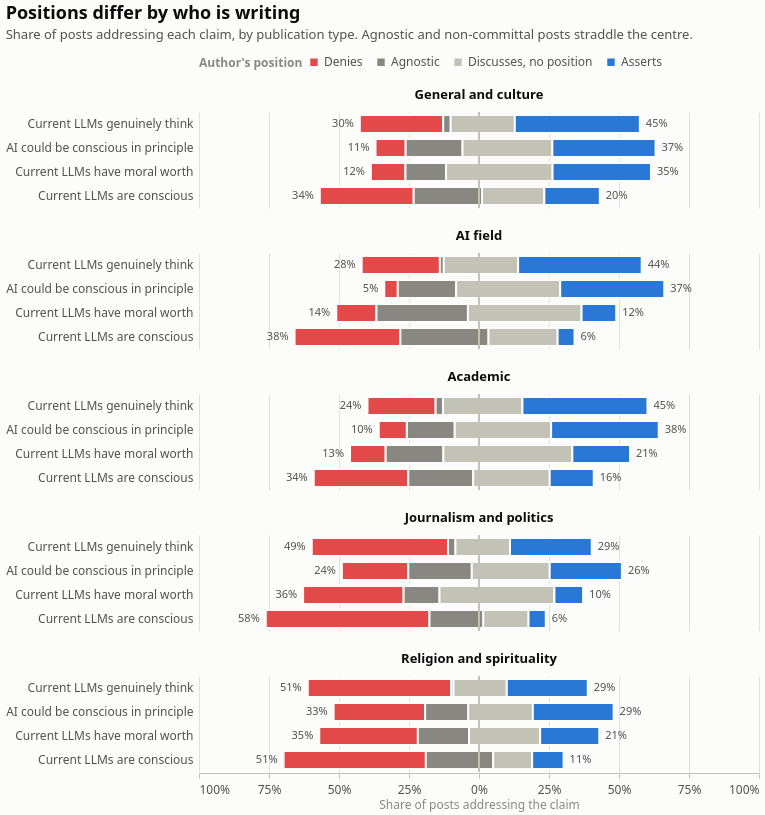

Write the Vega-Lite specification saved for this chart.
### Vega-Lite specification from a JSON file in a GitHub repository (floating-point values rounded to 4 significant figures)
{"$schema": "https://vega.github.io/schema/vega-lite/v6.4.1.json", "columns": 1, "config": {"axis": {"domainColor": "#c3c2b7", "gridColor": "#e1e0d9", "gridWidth": 1, "labelColor": "#52514e", "labelFont": "system-ui, -apple-system, 'Segoe UI', sans-serif", "labelFontSize": 12, "labelPadding": 6, "tickColor": "#c3c2b7", "titleColor": "#898781", "titleFont": "system-ui, -apple-system, 'Segoe UI', sans-serif", "titleFontSize": 12, "titleFontWeight": 400}, "axisX": {"grid": false}, "axisY": {"domain": false, "ticks": false}, "background": "#fcfcfb", "bar": {"cornerRadiusEnd": 4}, "font": "system-ui, -apple-system, 'Segoe UI', sans-serif", "header": {"labelColor": "#0b0b0b", "labelFont": "system-ui, -apple-system, 'Segoe UI', sans-serif", "labelFontSize": 13, "labelFontWeight": 600, "titleColor": "#898781", "titleFont": "system-ui, -apple-system, 'Segoe UI', sans-serif"}, "legend": {"direction": "horizontal", "labelColor": "#52514e", "labelFont": "system-ui, -apple-system, 'Segoe UI', sans-serif", "labelFontSize": 12, "orient": "top", "symbolSize": 80, "symbolType": "square", "titleColor": "#898781", "titleFont": "system-ui, -apple-system, 'Segoe UI', sans-serif", "titleFontSize": 12, "titleOrient": "left"}, "line": {"strokeCap": "round", "strokeJoin": "round", "strokeWidth": 2}, "point": {"filled": true, "size": 64}, "range": {"category": ["#2a78d6", "#eb6834", "#1baf7a", "#eda100", "#e87ba4", "#008300", "#4a3aa7", "#e34948"]}, "text": {"color": "#52514e", "font": "system-ui, -apple-system, 'Segoe UI', sans-serif", "fontSize": 12}, "title": {"anchor": "start", "color": "#0b0b0b", "font": "system-ui, -apple-system, 'Segoe UI', sans-serif", "fontSize": 18, "fontWeight": 600, "offset": 14, "subtitleColor": "#52514e", "subtitleFontSize": 13, "subtitlePadding": 6}, "view": {"stroke": null}}, "data": {"name": "data-f378e1bee710d718aa71ac069434a884"}, "datasets": {"data-f378e1bee710d718aa71ac069434a884": [{"addressing": 388, "asserts_share": 0.1572, "count": 131, "denies_share": 0.3376, "facet": "Academic", "item": "Current LLMs are conscious", "n": 388, "option": "denies", "share": 0.3376, "x0": -0.5902, "x1": -0.2526}, {"addressing": 388, "asserts_share": 0.1572, "count": 90, "denies_share": 0.3376, "facet": "Academic", "item": "Current LLMs are conscious", "n": 388, "option": "agnostic", "share": 0.232, "x0": -0.2526, "x1": -0.02062}, {"addressing": 388, "asserts_share": 0.1572, "count": 106, "denies_share": 0.3376, "facet": "Academic", "item": "Current LLMs are conscious", "n": 388, "option": "discusses", "share": 0.2732, "x0": -0.02062, "x1": 0.2526}, {"addressing": 388, "asserts_share": 0.1572, "count": 61, "denies_share": 0.3376, "facet": "Academic", "item": "Current LLMs are conscious", "n": 388, "option": "asserts", "share": 0.1572, "x0": 0.2526, "x1": 0.4098}, {"addressing": 398, "asserts_share": 0.3844, "count": 40, "denies_share": 0.1005, "facet": "Academic", "item": "AI could be conscious in principle", "n": 398, "option": "denies", "share": 0.1005, "x0": -0.358, "x1": -0.2575}, {"addressing": 398, "asserts_share": 0.3844, "count": 68, "denies_share": 0.1005, "facet": "Academic", "item": "AI could be conscious in principle", "n": 398, "option": "agnostic", "share": 0.1709, "x0": -0.2575, "x1": -0.08668}, {"addressing": 398, "asserts_share": 0.3844, "count": 137, "denies_share": 0.1005, "facet": "Academic", "item": "AI could be conscious in principle", "n": 398, "option": "discusses", "share": 0.3442, "x0": -0.08668, "x1": 0.2575}, {"addressing": 398, "asserts_share": 0.3844, "count": 153, "denies_share": 0.1005, "facet": "Academic", "item": "AI could be conscious in principle", "n": 398, "option": "asserts", "share": 0.3844, "x0": 0.2575, "x1": 0.642}, {"addressing": 300, "asserts_share": 0.4467, "count": 73, "denies_share": 0.2433, "facet": "Academic", "item": "Current LLMs genuinely think", "n": 300, "option": "denies", "share": 0.2433, "x0": -0.3983, "x1": -0.155}, {"addressing": 300, "asserts_share": 0.4467, "count": 8, "denies_share": 0.2433, "facet": "Academic", "item": "Current LLMs genuinely think", "n": 300, "option": "agnostic", "share": 0.02667, "x0": -0.155, "x1": -0.1283}, {"addressing": 300, "asserts_share": 0.4467, "count": 85, "denies_share": 0.2433, "facet": "Academic", "item": "Current LLMs genuinely think", "n": 300, "option": "discusses", "share": 0.2833, "x0": -0.1283, "x1": 0.155}, {"addressing": 300, "asserts_share": 0.4467, "count": 134, "denies_share": 0.2433, "facet": "Academic", "item": "Current LLMs genuinely think", "n": 300, "option": "asserts", "share": 0.4467, "x0": 0.155, "x1": 0.6017}, {"addressing": 165, "asserts_share": 0.2061, "count": 21, "denies_share": 0.1273, "facet": "Academic", "item": "Current LLMs have moral worth", "n": 165, "option": "denies", "share": 0.1273, "x0": -0.4606, "x1": -0.3333}, {"addressing": 165, "asserts_share": 0.2061, "count": 34, "denies_share": 0.1273, "facet": "Academic", "item": "Current LLMs have moral worth", "n": 165, "option": "agnostic", "share": 0.2061, "x0": -0.3333, "x1": -0.1273}, {"addressing": 165, "asserts_share": 0.2061, "count": 76, "denies_share": 0.1273, "facet": "Academic", "item": "Current LLMs have moral worth", "n": 165, "option": "discusses", "share": 0.4606, "x0": -0.1273, "x1": 0.3333}, {"addressing": 165, "asserts_share": 0.2061, "count": 34, "denies_share": 0.1273, "facet": "Academic", "item": "Current LLMs have moral worth", "n": 165, "option": "asserts", "share": 0.2061, "x0": 0.3333, "x1": 0.5394}, {"addressing": 397, "asserts_share": 0.06045, "count": 150, "denies_share": 0.3778, "facet": "AI field", "item": "Current LLMs are conscious", "n": 397, "option": "denies", "share": 0.3778, "x0": -0.6587, "x1": -0.2809}, {"addressing": 397, "asserts_share": 0.06045, "count": 125, "denies_share": 0.3778, "facet": "AI field", "item": "Current LLMs are conscious", "n": 397, "option": "agnostic", "share": 0.3149, "x0": -0.2809, "x1": 0.03401}, {"addressing": 397, "asserts_share": 0.06045, "count": 98, "denies_share": 0.3778, "facet": "AI field", "item": "Current LLMs are conscious", "n": 397, "option": "discusses", "share": 0.2469, "x0": 0.03401, "x1": 0.2809}, {"addressing": 397, "asserts_share": 0.06045, "count": 24, "denies_share": 0.3778, "facet": "AI field", "item": "Current LLMs are conscious", "n": 397, "option": "asserts", "share": 0.06045, "x0": 0.2809, "x1": 0.3413}, {"addressing": 269, "asserts_share": 0.3717, "count": 13, "denies_share": 0.04833, "facet": "AI field", "item": "AI could be conscious in principle", "n": 269, "option": "denies", "share": 0.04833, "x0": -0.3383, "x1": -0.29}, {"addressing": 269, "asserts_share": 0.3717, "count": 56, "denies_share": 0.04833, "facet": "AI field", "item": "AI could be conscious in principle", "n": 269, "option": "agnostic", "share": 0.2082, "x0": -0.29, "x1": -0.08178}, {"addressing": 269, "asserts_share": 0.3717, "count": 100, "denies_share": 0.04833, "facet": "AI field", "item": "AI could be conscious in principle", "n": 269, "option": "discusses", "share": 0.3717, "x0": -0.08178, "x1": 0.29}, {"addressing": 269, "asserts_share": 0.3717, "count": 100, "denies_share": 0.04833, "facet": "AI field", "item": "AI could be conscious in principle", "n": 269, "option": "asserts", "share": 0.3717, "x0": 0.29, "x1": 0.6617}, {"addressing": 358, "asserts_share": 0.4413, "count": 100, "denies_share": 0.2793, "facet": "AI field", "item": "Current LLMs genuinely think", "n": 358, "option": "denies", "share": 0.2793, "x0": -0.419, "x1": -0.1397}, {"addressing": 358, "asserts_share": 0.4413, "count": 5, "denies_share": 0.2793, "facet": "AI field", "item": "Current LLMs genuinely think", "n": 358, "option": "agnostic", "share": 0.01397, "x0": -0.1397, "x1": -0.1257}, {"addressing": 358, "asserts_share": 0.4413, "count": 95, "denies_share": 0.2793, "facet": "AI field", "item": "Current LLMs genuinely think", "n": 358, "option": "discusses", "share": 0.2654, "x0": -0.1257, "x1": 0.1397}, {"addressing": 358, "asserts_share": 0.4413, "count": 158, "denies_share": 0.2793, "facet": "AI field", "item": "Current LLMs genuinely think", "n": 358, "option": "asserts", "share": 0.4413, "x0": 0.1397, "x1": 0.581}, {"addressing": 202, "asserts_share": 0.1238, "count": 29, "denies_share": 0.1436, "facet": "AI field", "item": "Current LLMs have moral worth", "n": 202, "option": "denies", "share": 0.1436, "x0": -0.5099, "x1": -0.3663}, {"addressing": 202, "asserts_share": 0.1238, "count": 66, "denies_share": 0.1436, "facet": "AI field", "item": "Current LLMs have moral worth", "n": 202, "option": "agnostic", "share": 0.3267, "x0": -0.3663, "x1": -0.0396}, {"addressing": 202, "asserts_share": 0.1238, "count": 82, "denies_share": 0.1436, "facet": "AI field", "item": "Current LLMs have moral worth", "n": 202, "option": "discusses", "share": 0.4059, "x0": -0.0396, "x1": 0.3663}, {"addressing": 202, "asserts_share": 0.1238, "count": 25, "denies_share": 0.1436, "facet": "AI field", "item": "Current LLMs have moral worth", "n": 202, "option": "asserts", "share": 0.1238, "x0": 0.3663, "x1": 0.4901}, {"addressing": 701, "asserts_share": 0.1983, "count": 235, "denies_share": 0.3352, "facet": "General and culture", "item": "Current LLMs are conscious", "n": 701, "option": "denies", "share": 0.3352, "x0": -0.5685, "x1": -0.2332}, {"addressing": 701, "asserts_share": 0.1983, "count": 171, "denies_share": 0.3352, "facet": "General and culture", "item": "Current LLMs are conscious", "n": 701, "option": "agnostic", "share": 0.2439, "x0": -0.2332, "x1": 0.0107}, {"addressing": 701, "asserts_share": 0.1983, "count": 156, "denies_share": 0.3352, "facet": "General and culture", "item": "Current LLMs are conscious", "n": 701, "option": "discusses", "share": 0.2225, "x0": 0.0107, "x1": 0.2332}, {"addressing": 701, "asserts_share": 0.1983, "count": 139, "denies_share": 0.3352, "facet": "General and culture", "item": "Current LLMs are conscious", "n": 701, "option": "asserts", "share": 0.1983, "x0": 0.2332, "x1": 0.4315}, {"addressing": 502, "asserts_share": 0.3685, "count": 54, "denies_share": 0.1076, "facet": "General and culture", "item": "AI could be conscious in principle", "n": 502, "option": "denies", "share": 0.1076, "x0": -0.3695, "x1": -0.262}, {"addressing": 502, "asserts_share": 0.3685, "count": 102, "denies_share": 0.1076, "facet": "General and culture", "item": "AI could be conscious in principle", "n": 502, "option": "agnostic", "share": 0.2032, "x0": -0.262, "x1": -0.05876}, {"addressing": 502, "asserts_share": 0.3685, "count": 161, "denies_share": 0.1076, "facet": "General and culture", "item": "AI could be conscious in principle", "n": 502, "option": "discusses", "share": 0.3207, "x0": -0.05876, "x1": 0.262}, {"addressing": 502, "asserts_share": 0.3685, "count": 185, "denies_share": 0.1076, "facet": "General and culture", "item": "AI could be conscious in principle", "n": 502, "option": "asserts", "share": 0.3685, "x0": 0.262, "x1": 0.6305}, {"addressing": 524, "asserts_share": 0.4466, "count": 156, "denies_share": 0.2977, "facet": "General and culture", "item": "Current LLMs genuinely think", "n": 524, "option": "denies", "share": 0.2977, "x0": -0.4256, "x1": -0.1279}, {"addressing": 524, "asserts_share": 0.4466, "count": 14, "denies_share": 0.2977, "facet": "General and culture", "item": "Current LLMs genuinely think", "n": 524, "option": "agnostic", "share": 0.02672, "x0": -0.1279, "x1": -0.1011}, {"addressing": 524, "asserts_share": 0.4466, "count": 120, "denies_share": 0.2977, "facet": "General and culture", "item": "Current LLMs genuinely think", "n": 524, "option": "discusses", "share": 0.229, "x0": -0.1011, "x1": 0.1279}, {"addressing": 524, "asserts_share": 0.4466, "count": 234, "denies_share": 0.2977, "facet": "General and culture", "item": "Current LLMs genuinely think", "n": 524, "option": "asserts", "share": 0.4466, "x0": 0.1279, "x1": 0.5744}, {"addressing": 276, "asserts_share": 0.3514, "count": 34, "denies_share": 0.1232, "facet": "General and culture", "item": "Current LLMs have moral worth", "n": 276, "option": "denies", "share": 0.1232, "x0": -0.3859, "x1": -0.2627}, {"addressing": 276, "asserts_share": 0.3514, "count": 40, "denies_share": 0.1232, "facet": "General and culture", "item": "Current LLMs have moral worth", "n": 276, "option": "agnostic", "share": 0.1449, "x0": -0.2627, "x1": -0.1178}, {"addressing": 276, "asserts_share": 0.3514, "count": 105, "denies_share": 0.1232, "facet": "General and culture", "item": "Current LLMs have moral worth", "n": 276, "option": "discusses", "share": 0.3804, "x0": -0.1178, "x1": 0.2627}, {"addressing": 276, "asserts_share": 0.3514, "count": 97, "denies_share": 0.1232, "facet": "General and culture", "item": "Current LLMs have moral worth", "n": 276, "option": "asserts", "share": 0.3514, "x0": 0.2627, "x1": 0.6141}, {"addressing": 130, "asserts_share": 0.06154, "count": 76, "denies_share": 0.5846, "facet": "Journalism and politics", "item": "Current LLMs are conscious", "n": 130, "option": "denies", "share": 0.5846, "x0": -0.7615, "x1": -0.1769}, {"addressing": 130, "asserts_share": 0.06154, "count": 25, "denies_share": 0.5846, "facet": "Journalism and politics", "item": "Current LLMs are conscious", "n": 130, "option": "agnostic", "share": 0.1923, "x0": -0.1769, "x1": 0.01538}, {"addressing": 130, "asserts_share": 0.06154, "count": 21, "denies_share": 0.5846, "facet": "Journalism and politics", "item": "Current LLMs are conscious", "n": 130, "option": "discusses", "share": 0.1615, "x0": 0.01538, "x1": 0.1769}, {"addressing": 130, "asserts_share": 0.06154, "count": 8, "denies_share": 0.5846, "facet": "Journalism and politics", "item": "Current LLMs are conscious", "n": 130, "option": "asserts", "share": 0.06154, "x0": 0.1769, "x1": 0.2385}, {"addressing": 97, "asserts_share": 0.2577, "count": 23, "denies_share": 0.2371, "facet": "Journalism and politics", "item": "AI could be conscious in principle", "n": 97, "option": "denies", "share": 0.2371, "x0": -0.4897, "x1": -0.2526}, {"addressing": 97, "asserts_share": 0.2577, "count": 22, "denies_share": 0.2371, "facet": "Journalism and politics", "item": "AI could be conscious in principle", "n": 97, "option": "agnostic", "share": 0.2268, "x0": -0.2526, "x1": -0.02577}, {"addressing": 97, "asserts_share": 0.2577, "count": 27, "denies_share": 0.2371, "facet": "Journalism and politics", "item": "AI could be conscious in principle", "n": 97, "option": "discusses", "share": 0.2784, "x0": -0.02577, "x1": 0.2526}, {"addressing": 97, "asserts_share": 0.2577, "count": 25, "denies_share": 0.2371, "facet": "Journalism and politics", "item": "AI could be conscious in principle", "n": 97, "option": "asserts", "share": 0.2577, "x0": 0.2526, "x1": 0.5103}, {"addressing": 113, "asserts_share": 0.292, "count": 55, "denies_share": 0.4867, "facet": "Journalism and politics", "item": "Current LLMs genuinely think", "n": 113, "option": "denies", "share": 0.4867, "x0": -0.5973, "x1": -0.1106}, {"addressing": 113, "asserts_share": 0.292, "count": 3, "denies_share": 0.4867, "facet": "Journalism and politics", "item": "Current LLMs genuinely think", "n": 113, "option": "agnostic", "share": 0.02655, "x0": -0.1106, "x1": -0.08407}, {"addressing": 113, "asserts_share": 0.292, "count": 22, "denies_share": 0.4867, "facet": "Journalism and politics", "item": "Current LLMs genuinely think", "n": 113, "option": "discusses", "share": 0.1947, "x0": -0.08407, "x1": 0.1106}, {"addressing": 113, "asserts_share": 0.292, "count": 33, "denies_share": 0.4867, "facet": "Journalism and politics", "item": "Current LLMs genuinely think", "n": 113, "option": "asserts", "share": 0.292, "x0": 0.1106, "x1": 0.4027}, {"addressing": 39, "asserts_share": 0.1026, "count": 14, "denies_share": 0.359, "facet": "Journalism and politics", "item": "Current LLMs have moral worth", "n": 39, "option": "denies", "share": 0.359, "x0": -0.6282, "x1": -0.2692}, {"addressing": 39, "asserts_share": 0.1026, "count": 5, "denies_share": 0.359, "facet": "Journalism and politics", "item": "Current LLMs have moral worth", "n": 39, "option": "agnostic", "share": 0.1282, "x0": -0.2692, "x1": -0.141}, {"addressing": 39, "asserts_share": 0.1026, "count": 16, "denies_share": 0.359, "facet": "Journalism and politics", "item": "Current LLMs have moral worth", "n": 39, "option": "discusses", "share": 0.4103, "x0": -0.141, "x1": 0.2692}, {"addressing": 39, "asserts_share": 0.1026, "count": 4, "denies_share": 0.359, "facet": "Journalism and politics", "item": "Current LLMs have moral worth", "n": 39, "option": "asserts", "share": 0.1026, "x0": 0.2692, "x1": 0.3718}, {"addressing": 187, "asserts_share": 0.1123, "count": 95, "denies_share": 0.508, "facet": "Religion and spirituality", "item": "Current LLMs are conscious", "n": 187, "option": "denies", "share": 0.508, "x0": -0.6979, "x1": -0.1898}, {"addressing": 187, "asserts_share": 0.1123, "count": 45, "denies_share": 0.508, "facet": "Religion and spirituality", "item": "Current LLMs are conscious", "n": 187, "option": "agnostic", "share": 0.2406, "x0": -0.1898, "x1": 0.0508}, {"addressing": 187, "asserts_share": 0.1123, "count": 26, "denies_share": 0.508, "facet": "Religion and spirituality", "item": "Current LLMs are conscious", "n": 187, "option": "discusses", "share": 0.139, "x0": 0.0508, "x1": 0.1898}, {"addressing": 187, "asserts_share": 0.1123, "count": 21, "denies_share": 0.508, "facet": "Religion and spirituality", "item": "Current LLMs are conscious", "n": 187, "option": "asserts", "share": 0.1123, "x0": 0.1898, "x1": 0.3021}, {"addressing": 156, "asserts_share": 0.2885, "count": 51, "denies_share": 0.3269, "facet": "Religion and spirituality", "item": "AI could be conscious in principle", "n": 156, "option": "denies", "share": 0.3269, "x0": -0.5192, "x1": -0.1923}, {"addressing": 156, "asserts_share": 0.2885, "count": 24, "denies_share": 0.3269, "facet": "Religion and spirituality", "item": "AI could be conscious in principle", "n": 156, "option": "agnostic", "share": 0.1538, "x0": -0.1923, "x1": -0.03846}, {"addressing": 156, "asserts_share": 0.2885, "count": 36, "denies_share": 0.3269, "facet": "Religion and spirituality", "item": "AI could be conscious in principle", "n": 156, "option": "discusses", "share": 0.2308, "x0": -0.03846, "x1": 0.1923}, {"addressing": 156, "asserts_share": 0.2885, "count": 45, "denies_share": 0.3269, "facet": "Religion and spirituality", "item": "AI could be conscious in principle", "n": 156, "option": "asserts", "share": 0.2885, "x0": 0.1923, "x1": 0.4808}, {"addressing": 121, "asserts_share": 0.2893, "count": 62, "denies_share": 0.5124, "facet": "Religion and spirituality", "item": "Current LLMs genuinely think", "n": 121, "option": "denies", "share": 0.5124, "x0": -0.6116, "x1": -0.09917}, {"addressing": 121, "asserts_share": 0.2893, "count": 1, "denies_share": 0.5124, "facet": "Religion and spirituality", "item": "Current LLMs genuinely think", "n": 121, "option": "agnostic", "share": 0.008264, "x0": -0.09917, "x1": -0.09091}, {"addressing": 121, "asserts_share": 0.2893, "count": 23, "denies_share": 0.5124, "facet": "Religion and spirituality", "item": "Current LLMs genuinely think", "n": 121, "option": "discusses", "share": 0.1901, "x0": -0.09091, "x1": 0.09917}, {"addressing": 121, "asserts_share": 0.2893, "count": 35, "denies_share": 0.5124, "facet": "Religion and spirituality", "item": "Current LLMs genuinely think", "n": 121, "option": "asserts", "share": 0.2893, "x0": 0.09917, "x1": 0.3884}, {"addressing": 71, "asserts_share": 0.2113, "count": 25, "denies_share": 0.3521, "facet": "Religion and spirituality", "item": "Current LLMs have moral worth", "n": 71, "option": "denies", "share": 0.3521, "x0": -0.5704, "x1": -0.2183}, {"addressing": 71, "asserts_share": 0.2113, "count": 13, "denies_share": 0.3521, "facet": "Religion and spirituality", "item": "Current LLMs have moral worth", "n": 71, "option": "agnostic", "share": 0.1831, "x0": -0.2183, "x1": -0.03521}, {"addressing": 71, "asserts_share": 0.2113, "count": 18, "denies_share": 0.3521, "facet": "Religion and spirituality", "item": "Current LLMs have moral worth", "n": 71, "option": "discusses", "share": 0.2535, "x0": -0.03521, "x1": 0.2183}, {"addressing": 71, "asserts_share": 0.2113, "count": 15, "denies_share": 0.3521, "facet": "Religion and spirituality", "item": "Current LLMs have moral worth", "n": 71, "option": "asserts", "share": 0.2113, "x0": 0.2183, "x1": 0.4296}]}, "facet": {"field": "facet", "sort": ["General and culture", "AI field", "Academic", "Journalism and politics", "Religion and spirituality"], "title": null, "type": "nominal"}, "spec": {"height": 96, "layer": [{"encoding": {"color": {"field": "option", "legend": {"labelExpr": "{\"denies\": \"Denies\", \"agnostic\": \"Agnostic\", \"discusses\": \"Discusses, no position\", \"asserts\": \"Asserts\"}[datum.label]", "title": "Author's position"}, "scale": {"domain": ["denies", "agnostic", "discusses", "asserts"], "range": ["#e34948", "#898781", "#c3c2b7", "#2a78d6"]}, "type": "nominal"}, "stroke": {"value": "#fcfcfb"}, "strokeWidth": {"value": 2}, "tooltip": [{"field": "item", "title": "Claim", "type": "nominal"}, {"field": "option", "title": "Position", "type": "nominal"}, {"field": "count", "title": "Posts", "type": "quantitative"}, {"field": "share", "format": ".0%", "title": "Share", "type": "quantitative"}, {"field": "addressing", "title": "Posts addressing", "type": "quantitative"}], "x": {"axis": {"format": "%", "grid": true, "labelExpr": "abs(datum.value) == 1 ? format(abs(datum.value), '.0%') : format(abs(datum.value), '.0%')", "values": [-1, -0.75, -0.5, -0.25, 0, 0.25, 0.5, 0.75, 1]}, "field": "x0", "scale": {"domain": [-1, 1]}, "title": "Share of posts addressing the claim", "type": "quantitative"}, "x2": {"field": "x1"}, "y": {"axis": {"labelLimit": 260}, "field": "item", "sort": ["Current LLMs genuinely think", "AI could be conscious in principle", "Current LLMs have moral worth", "Current LLMs are conscious"], "title": null, "type": "nominal"}}, "mark": {"cornerRadiusEnd": 0, "height": 18, "type": "bar"}}, {"encoding": {"x": {"datum": 0}}, "mark": {"color": "#c3c2b7", "strokeWidth": 1, "type": "rule"}}, {"encoding": {"text": {"field": "denies_share", "format": ".0%", "type": "quantitative"}, "x": {"field": "x0", "type": "quantitative"}, "y": {"field": "item", "sort": ["Current LLMs genuinely think", "AI could be conscious in principle", "Current LLMs have moral worth", "Current LLMs are conscious"], "type": "nominal"}}, "mark": {"align": "right", "color": "#52514e", "dx": -6, "fontSize": 11, "type": "text"}, "transform": [{"filter": "(datum.option === 'denies')"}]}, {"encoding": {"text": {"field": "asserts_share", "format": ".0%", "type": "quantitative"}, "x": {"field": "x1", "type": "quantitative"}, "y": {"field": "item", "sort": ["Current LLMs genuinely think", "AI could be conscious in principle", "Current LLMs have moral worth", "Current LLMs are conscious"], "type": "nominal"}}, "mark": {"align": "left", "color": "#52514e", "dx": 6, "fontSize": 11, "type": "text"}, "transform": [{"filter": "(datum.option === 'asserts')"}]}], "width": 560}, "title": {"subtitle": "Share of posts addressing each claim, by publication type. Agnostic and non-committal posts straddle the centre.", "text": "Positions differ by who is writing"}}
